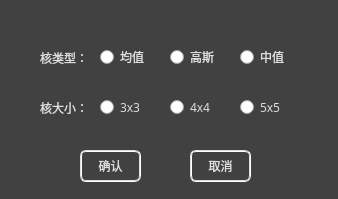
<?xml version="1.0" encoding="UTF-8"?>
<ui version="4.0">
 <class>FilterDialog</class>
 <widget class="QDialog" name="FilterDialog">
  <property name="geometry">
   <rect>
    <x>0</x>
    <y>0</y>
    <width>338</width>
    <height>199</height>
   </rect>
  </property>
  <property name="windowTitle">
   <string>平滑滤波器</string>
  </property>
  <property name="styleSheet">
   <string notr="true">QDialog
{
	background-color:rgb(65, 65, 65);
}
QDialog QLabel
{
	color:rgb(221, 221, 221);
	qproperty-alignment: AlignCenter;
}
QPushButton
{
	border:2px groove rgb(221, 221, 221);
	border-radius: 6px;
	color:rgb(221, 221, 221);
	padding: 2px 5px;
}
QPushButton:hover
{
	border:2px groove rgb(221, 221, 221);
	color: rgb(83, 83, 83);
	background-color: rgb(221, 221, 221);
}
QPushButton:pressed
{
	border:2px groove rgb(70, 160, 245);
	color: rgb(221, 221, 221);
	background-color: rgb(70, 160, 245);
}
QRadioButton
{
	color:rgb(221, 221, 221);
}</string>
  </property>
  <widget class="QLabel" name="typeLabel">
   <property name="geometry">
    <rect>
     <x>40</x>
     <y>50</y>
     <width>60</width>
     <height>16</height>
    </rect>
   </property>
   <property name="font">
    <font>
     <family>Lantinghei SC</family>
    </font>
   </property>
   <property name="text">
    <string>核类型：</string>
   </property>
  </widget>
  <widget class="QLabel" name="sizeLabel">
   <property name="geometry">
    <rect>
     <x>40</x>
     <y>100</y>
     <width>60</width>
     <height>16</height>
    </rect>
   </property>
   <property name="font">
    <font>
     <family>Lantinghei SC</family>
    </font>
   </property>
   <property name="text">
    <string>核大小：</string>
   </property>
  </widget>
  <widget class="QPushButton" name="conformButton">
   <property name="geometry">
    <rect>
     <x>80</x>
     <y>150</y>
     <width>61</width>
     <height>32</height>
    </rect>
   </property>
   <property name="font">
    <font>
     <family>Lantinghei TC</family>
    </font>
   </property>
   <property name="cursor">
    <cursorShape>PointingHandCursor</cursorShape>
   </property>
   <property name="text">
    <string>确认</string>
   </property>
  </widget>
  <widget class="QPushButton" name="cancelButton">
   <property name="geometry">
    <rect>
     <x>190</x>
     <y>150</y>
     <width>61</width>
     <height>32</height>
    </rect>
   </property>
   <property name="font">
    <font>
     <family>Lantinghei TC</family>
    </font>
   </property>
   <property name="cursor">
    <cursorShape>PointingHandCursor</cursorShape>
   </property>
   <property name="text">
    <string>取消</string>
   </property>
  </widget>
  <widget class="QRadioButton" name="meanButton">
   <property name="geometry">
    <rect>
     <x>100</x>
     <y>47</y>
     <width>51</width>
     <height>20</height>
    </rect>
   </property>
   <property name="font">
    <font>
     <family>Lantinghei SC</family>
    </font>
   </property>
   <property name="cursor">
    <cursorShape>PointingHandCursor</cursorShape>
   </property>
   <property name="text">
    <string>均值</string>
   </property>
  </widget>
  <widget class="QRadioButton" name="gaussianButton">
   <property name="geometry">
    <rect>
     <x>170</x>
     <y>47</y>
     <width>51</width>
     <height>20</height>
    </rect>
   </property>
   <property name="font">
    <font>
     <family>Lantinghei SC</family>
    </font>
   </property>
   <property name="cursor">
    <cursorShape>PointingHandCursor</cursorShape>
   </property>
   <property name="text">
    <string>高斯</string>
   </property>
  </widget>
  <widget class="QRadioButton" name="medianButton">
   <property name="geometry">
    <rect>
     <x>240</x>
     <y>47</y>
     <width>51</width>
     <height>20</height>
    </rect>
   </property>
   <property name="font">
    <font>
     <family>Lantinghei SC</family>
    </font>
   </property>
   <property name="cursor">
    <cursorShape>PointingHandCursor</cursorShape>
   </property>
   <property name="text">
    <string>中值</string>
   </property>
  </widget>
  <widget class="QRadioButton" name="size3Button">
   <property name="geometry">
    <rect>
     <x>100</x>
     <y>97</y>
     <width>51</width>
     <height>20</height>
    </rect>
   </property>
   <property name="font">
    <font>
     <family>Lantinghei SC</family>
    </font>
   </property>
   <property name="cursor">
    <cursorShape>PointingHandCursor</cursorShape>
   </property>
   <property name="text">
    <string>3x3</string>
   </property>
  </widget>
  <widget class="QRadioButton" name="size4Button">
   <property name="geometry">
    <rect>
     <x>170</x>
     <y>97</y>
     <width>51</width>
     <height>20</height>
    </rect>
   </property>
   <property name="font">
    <font>
     <family>Lantinghei SC</family>
    </font>
   </property>
   <property name="cursor">
    <cursorShape>PointingHandCursor</cursorShape>
   </property>
   <property name="text">
    <string>4x4</string>
   </property>
  </widget>
  <widget class="QRadioButton" name="size5Button">
   <property name="geometry">
    <rect>
     <x>240</x>
     <y>97</y>
     <width>51</width>
     <height>20</height>
    </rect>
   </property>
   <property name="font">
    <font>
     <family>Lantinghei SC</family>
    </font>
   </property>
   <property name="cursor">
    <cursorShape>PointingHandCursor</cursorShape>
   </property>
   <property name="text">
    <string>5x5</string>
   </property>
  </widget>
 </widget>
 <resources/>
 <connections/>
</ui>
